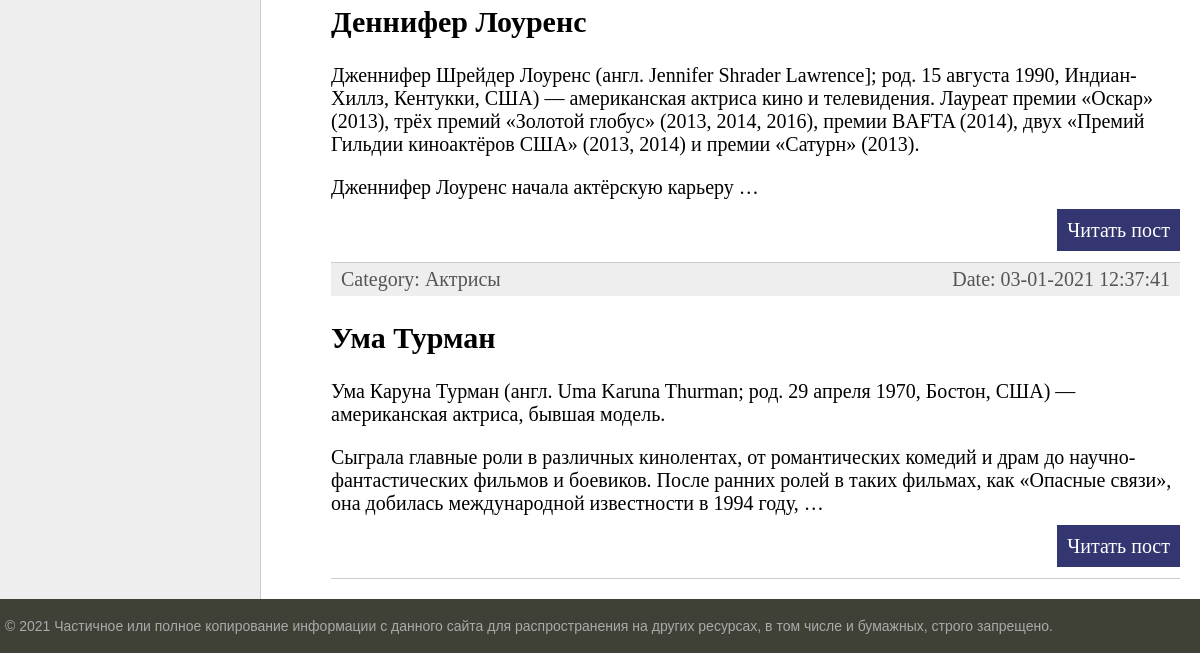
Before: / (lower part) with the older database file.
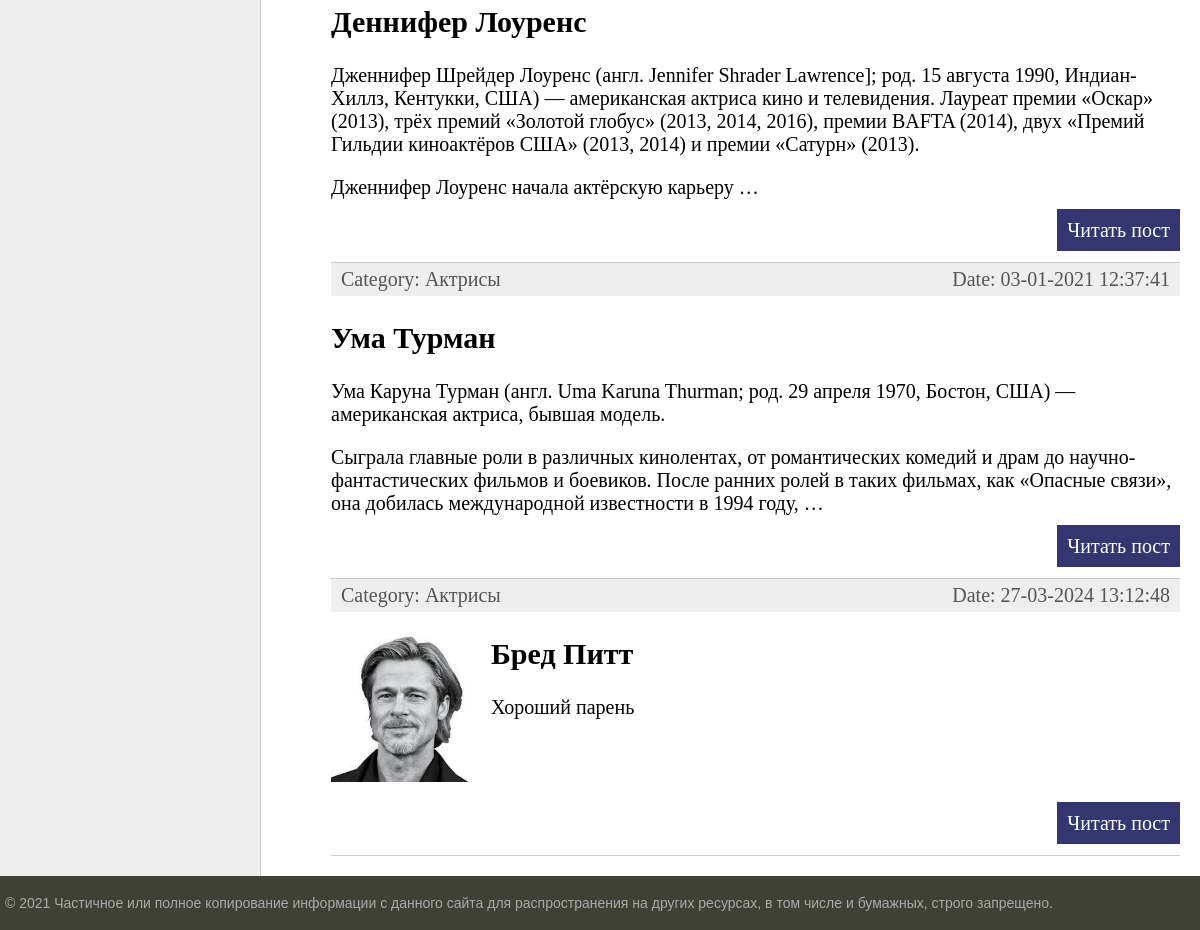
After: the same page with the newer database file.
### women/models.py (models this page shows, shortened)
class Women(models.Model):
    title = models.CharField(max_length=255, verbose_name="Заголовок")
    content = models.TextField(blank=True, verbose_name="Текст статьи")
    photo = models.ImageField(upload_to="photos/%Y/%m/%d/", verbose_name="Фотография")
    time_create = models.DateTimeField(auto_now_add=True, verbose_name="Время создания")
    time_update = models.DateTimeField(auto_now=True, verbose_name="Время изменения")
    is_published = models.BooleanField(default=True, verbose_name="Опубликовано")
    cat = models.ForeignKey(
        "Category", on_delete=models.PROTECT, null=True, verbose_name="Категория"
    )
    def get_absolute_url(self):
        return reverse("post", kwargs={"post_id": self.pk})
    class Meta:
        verbose_name = "Известные женщины"
        verbose_name_plural = "Известные женщины"
        ordering = ["time_create", "title"]

class Category(models.Model):
    name = models.CharField(max_length=100, db_index=True, verbose_name="Категория")
    def __str__(self):
        return self.name
    def get_absolute_url(self):
        return reverse("category", kwargs={"cat_id": self.pk})
    class Meta:
        verbose_name = "Категория"
        verbose_name_plural = "Категории"
        ordering = ["name"]

### women/views.py (the view)
# urls.py: path("", index, name="home"),
def index(request):
    posts = Women.objects.all()
    cats = Category.objects.all()
    context = {
        "posts": posts,
        "menu": menu,
        "cats": cats,
        "title": "Главная страница",
        "cat_selected": 0,
    }
    return render(
        request,
        "women/index.html",
        context=context,
    )

### women/templates/women/index.html (shortened to what this page needs)
{% extends 'women/base.html' %}
{% block content %}
<ul class="list-articles">
	{% for p in posts %}
			<li><div class="article-panel">
                <p class="first">Category: {{p.cat}}</p>
                <p class="last">Date: {{p.time_update|date:"d-m-Y H:i:s"}}</p>
            </div>
            {% if p.photo %}
            <p><img class='img-article-left thumb' src="{{p.photo.url}}"></p>
            {% endif %}
                <h2>{{p.title}}</h2>
	{% autoescape on %}
	{{p.content|linebreaks|truncatewords:50}}
	{% endautoescape %}
			<p class="link-read-post"><a href="{{ p.get_absolute_url }}">Читать пост</a></p>
			</li>
	{% endfor %}
</ul>
{% endblock %}

### women/templates/women/base.html (shortened to what this page needs)
{% load static %}
<!DOCTYPE html>
<html>
<head>
	<link type="text/css" href="{% static 'women/css/styles.css' %}" rel="stylesheet" />
</head>
<body>
<table class="table-page" border=0 cellpadding="0" cellspacing="0">
<tr><td valign=top>
<table class="table-content" border=0 cellpadding="0" cellspacing="0">
<tr>
	<td valign="top" class="left-chapters">
	<ul id="leftchapters">
	</ul>
</td>
<td valign="top" class="content">
	<div class="content-text">
{% block content %}
{% endblock %}
	</div>
</td></tr></table>
</td></tr>
<tr><td valign=top>
	<div id="footer">
		<p>&copy; 2021 Частичное или полное копирование информации с данного сайта для распространения на других ресурсах, в том числе и бумажных, строго запрещено.</p>
	</div>
</td></tr></table>
</body>
</html>

### women/static/women/css/styles.css (style rules this page uses)
html, body { font-family: 'Arial'; margin: 0; padding: 0; height: 100%; width: 100%; color: #444; }
a { color: #0059b2; text-decoration: none; }
img { max-width: 600px; height: auto; }
img.img-article-left { max-width: 300px; height: auto; float: left; padding: 0 10px 10px 0; }
img.img-article-left.thumb { max-width: 150px; height: auto; }
p.link-read-post { text-align: right; }
p.link-read-post a { padding: 10px; min-width: 100px; background: #333671; color: #fff; text-decoration: none; }
div.article-panel { background: #eee; padding: 5px 10px 5px 10px; box-sizing: border-box; overflow: hidden; color: #555; }
div.article-panel p.first { margin: 0; float: left; }
div.article-panel p.last { margin: 0; float: right; }
ul.list-articles { list-style: none; margin: 0; padding: 0; }
ul.list-articles li { border-bottom: 1px solid #ccc; }
.table-page { width: 100%; height: 100%; vertical-align: top; }
.table-page tr { height: 100%; }
.table-content { width: 100%; min-height: 100%; height: 100%; }
.left-chapters { margin: 0; background: #eee; border-right: 1px solid #ccc; min-height: 100%; }
.left-chapters ul { width: 230px; min-height: 100%; margin: 0; padding: 20px 10px 10px 20px; list-style: none; font-size: 20px; }
.content { padding: 40px 20px 20px 40px; width: 100%; box-sizing: border-box; }
.content-text { margin: 60px 0 0 30px; color: #000; font-size: 20px; font-family: Yandex Sans Display Light; }
#footer { box-sizing: border-box; background: #3F4137; padding: 5px; color: #aaa; font-size: 14px; font-family: Verdana, Geneva, Arial, Helvetica; text-align: left; overflow: hidden; }

Changed rows visible on the page:
added Women: cat "Актрисы", time_update "27-03-2024 13:12:48", photo (picture), title "Бред Питт", content "Хороший парень"
